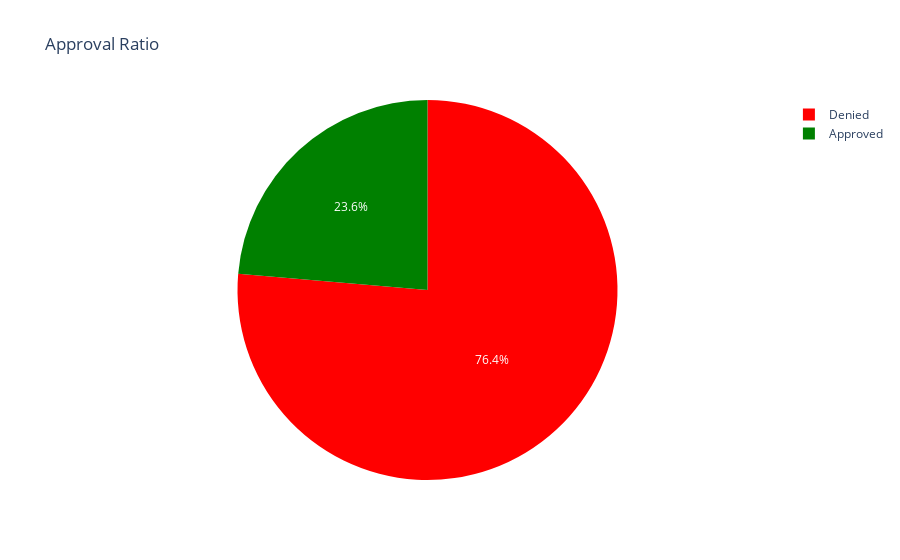

Write notebook code for a chart like this one.
### Code cell
px.pie(df, names="Status", title="Approval Ratio", color_discrete_map={"Approved": "green", "Denied": "red"},
       labels={"Status": "Status"}, color="Status")

### Figure 1 — Plotly figure (JSON) as saved in the notebook; plotly's stock layout.template omitted (floating-point values rounded to 4 significant figures; data arrays with more than 128 entries replaced by an {"elided": "..."} marker saying what was removed)
{"data": [{"customdata": {"elided": "10000x1 str values"}, "domain": {"x": [0, 1], "y": [0, 1]}, "hovertemplate": "Status=%{customdata[0]}<extra></extra>", "labels": {"elided": "10000 str values"}, "legendgroup": "", "marker": {"colors": {"elided": "10000 str values"}}, "name": "", "showlegend": true, "type": "pie"}], "layout": {"legend": {"tracegroupgap": 0}, "title": {"text": "Approval Ratio"}}}
